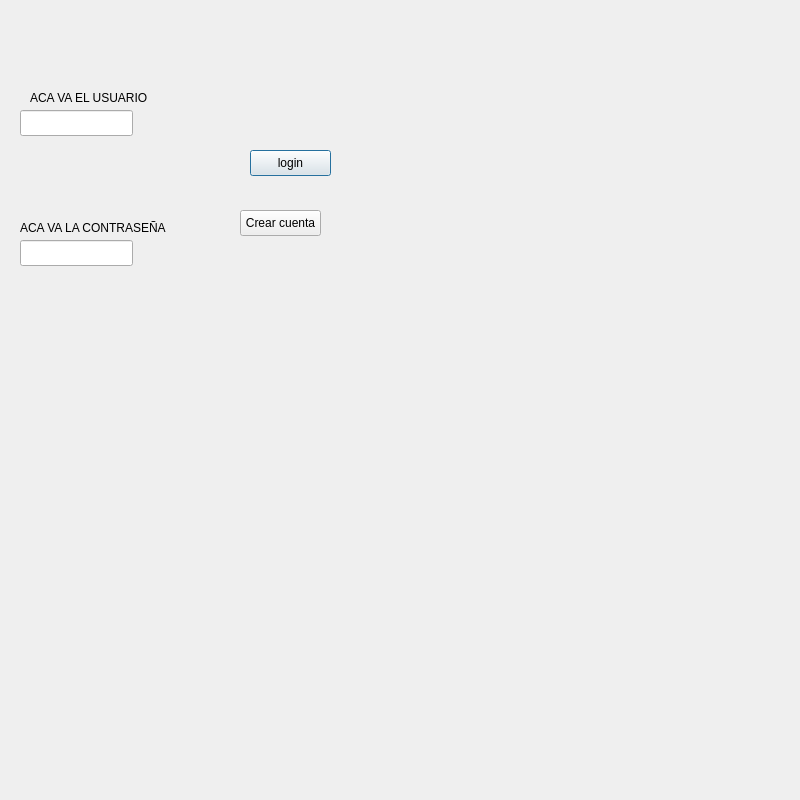
<?xml version="1.0" encoding="UTF-8"?>
<ui version="4.0">
 <class>login</class>
 <widget class="QDialog" name="login">
  <property name="geometry">
   <rect>
    <x>0</x>
    <y>0</y>
    <width>800</width>
    <height>800</height>
   </rect>
  </property>
  <property name="windowTitle">
   <string>IniciarSesion</string>
  </property>
  <widget class="QLabel" name="lblUsuario">
   <property name="geometry">
    <rect>
     <x>30</x>
     <y>90</y>
     <width>131</width>
     <height>16</height>
    </rect>
   </property>
   <property name="text">
    <string>ACA VA EL USUARIO</string>
   </property>
  </widget>
  <widget class="QLineEdit" name="txtLoginU">
   <property name="geometry">
    <rect>
     <x>20</x>
     <y>110</y>
     <width>113</width>
     <height>26</height>
    </rect>
   </property>
  </widget>
  <widget class="QLabel" name="lblContrasea">
   <property name="geometry">
    <rect>
     <x>20</x>
     <y>220</y>
     <width>171</width>
     <height>16</height>
    </rect>
   </property>
   <property name="text">
    <string>ACA VA LA CONTRASEÑA</string>
   </property>
  </widget>
  <widget class="QLineEdit" name="txtLoginP">
   <property name="geometry">
    <rect>
     <x>20</x>
     <y>240</y>
     <width>113</width>
     <height>26</height>
    </rect>
   </property>
   <property name="echoMode">
    <enum>QLineEdit::EchoMode::Password</enum>
   </property>
  </widget>
  <widget class="QPushButton" name="btnLogin">
   <property name="geometry">
    <rect>
     <x>250</x>
     <y>150</y>
     <width>81</width>
     <height>26</height>
    </rect>
   </property>
   <property name="text">
    <string>login</string>
   </property>
  </widget>
  <widget class="QPushButton" name="btnRegistro">
   <property name="geometry">
    <rect>
     <x>240</x>
     <y>210</y>
     <width>81</width>
     <height>26</height>
    </rect>
   </property>
   <property name="text">
    <string>Crear cuenta</string>
   </property>
  </widget>
 </widget>
 <resources/>
 <connections/>
</ui>
